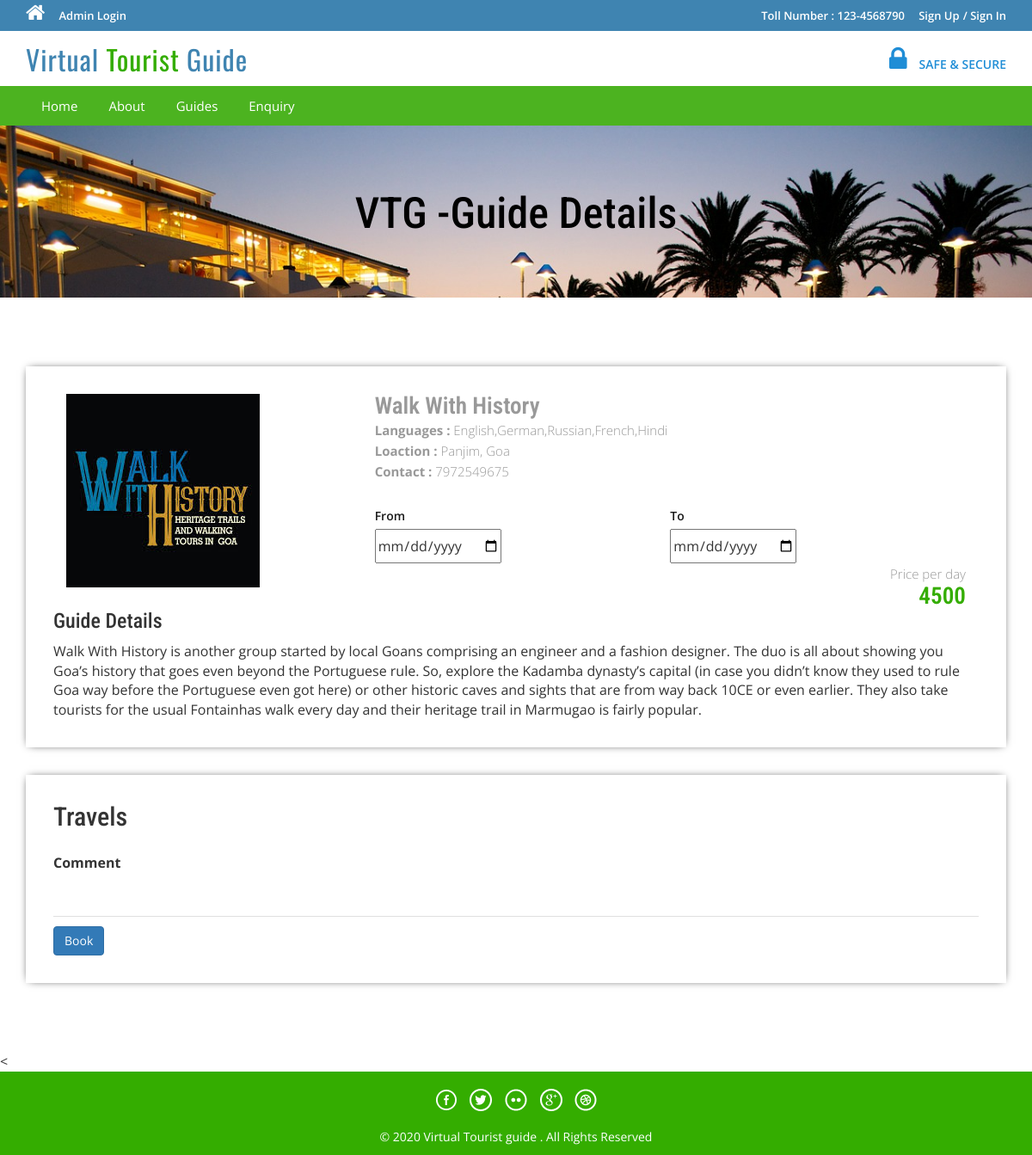
The page /guide-details.php?pkgid=10 on the database its author committed.
### tables this page shows
CREATE TABLE `tbltourpackages` (
  `PackageId` int(11) NOT NULL,
  `PackageName` varchar(200) DEFAULT NULL,
  `PackageType` varchar(150) DEFAULT NULL,
  `PackageLocation` varchar(100) DEFAULT NULL,
  `PackagePrice` int(11) DEFAULT NULL,
  `PackageFetures` varchar(255) DEFAULT NULL,
  `PackageDetails` mediumtext DEFAULT NULL,
  `PackageImage` varchar(100) DEFAULT NULL,
  `Creationdate` timestamp NULL DEFAULT current_timestamp(),
  `UpdationDate` timestamp NULL DEFAULT NULL ON UPDATE current_timestamp()
);

### guide-details.php (the view, shortened to what this page needs)
<?php
include('includes/config.php');
?>
<!DOCTYPE HTML>
<html>
<head>
<link href="css/bootstrap.css" rel='stylesheet' type='text/css' />
<link href="css/style.css" rel='stylesheet' type='text/css' />
<link href="css/font-awesome.css" rel="stylesheet">
<link href="css/animate.css" rel="stylesheet" type="text/css" media="all">
<link rel="stylesheet" href="css/jquery-ui.css" />
</head>
<body>
<?php include('includes/header.php');?>
<div class="banner-3">
	<div class="container">
		<h1 class="wow zoomIn animated animated" data-wow-delay=".5s" style="visibility: visible; animation-delay: 0.5s; animation-name: zoomIn; color: black"> VTG -Guide Details</h1>
	</div>
</div>
<div class="selectroom">
	<div class="container">
<?php
$pid=intval($_GET['pkgid']);
$sql = "SELECT * from tbltourpackages where PackageId=:pid";
$query = $dbh->prepare($sql);
$query -> bindParam(':pid', $pid, PDO::PARAM_STR);
$query->execute();
$results=$query->fetchAll(PDO::FETCH_OBJ);
if($query->rowCount() > 0)
{
foreach($results as $result)
{	?>
<form name="book" method="post">
		<div class="selectroom_top">
			<div class="col-md-4 selectroom_left wow fadeInLeft animated" data-wow-delay=".5s">
				<img src="admin/pacakgeimages/<?php echo htmlentities($result->PackageImage);?>" class="img-responsive" alt="">
			</div>
			<div class="col-md-8 selectroom_right wow fadeInRight animated" data-wow-delay=".5s">
				<h2><?php echo htmlentities($result->PackageName);?></h2>
				<p><b>Languages :</b> <?php echo htmlentities($result->PackageType);?></p>
				<p><b>Loaction :</b> <?php echo htmlentities($result->PackageLocation);?></p>
					<p><b>Contact :</b> <?php echo htmlentities($result->PackageFetures);?></p>
					<div class="ban-bottom">
				<div class="bnr-right">
				<label class="inputLabel">From</label>
				<input  type="date" placeholder="dd-mm-yyyy"  name="fromdate" required="">
			</div>
			<div class="bnr-right">
				<label class="inputLabel">To</label>
				<input   type="date" placeholder="dd-mm-yyyy" name="todate" required="">
			</div>
			</div>
				 <div class="grand">
					<p>Price per day</p>
					<h3><?php echo htmlentities($result->PackagePrice);?></h3>
				</div>
			</div>
		<h3>Guide Details</h3>
				<p style="padding-top: 1%"><?php echo htmlentities($result->PackageDetails);?> </p>
		</div>
		<div class="selectroom_top">
			<h2>Travels</h2>
			<div class="selectroom-info animated wow fadeInUp animated" data-wow-duration="1200ms" data-wow-delay="500ms" style="visibility: visible; animation-duration: 1200ms; animation-delay: 500ms; animation-name: fadeInUp; margin-top: -70px">
				<ul>
					<li class="spe">
						<label class="inputLabel">Comment</label>
						<input class="special" type="text" name="comment" required="">
					</li>
					<?php if($_SESSION['login'])
					{?>
						<li class="spe" align="center">
sa					<button type="submit" name="submit2" class="btn-primary btn">Book</button>
						</li>
						<?php } else {?>
							<li class="sigi" align="center" style="margin-top: 1%">
							<a href="#" data-toggle="modal" data-target="#myModal4" class="btn-primary btn" > Book</a></li>
							<?php } ?>
				</ul>
			</div>
		</div>
		</form>
<?php }} ?>
	</div>
</div>
<
<?php include('includes/footer.php');?>
</body>
</html>

### css/style.css (style rules this page uses)
html, body { font-size: 100%; background: #fff; font-family: 'Open Sans', sans-serif; }
body a,.grid_1,plan_1,plan_1.one,plan_1.two,i.icon1, i.icon2, i.icon3, i.icon4, i.icon5, i.icon6 { transition:0.5s all; -webkit-transition:0.5s all; -moz-transition:0.5s all; -o-transition:0.5s all; -ms-transition:0.5s all; }
h1,h2,h3,h4,h5,h6 { margin:0; font-family: 'Roboto Condensed', sans-serif; }
p { margin:0; }
ul { margin:0; padding:0; }
label { margin:0; }
.ban-top .inputLabel,.ban-bottom .inputLabel { display: block; font-weight: 600; font-size: 14px; margin-bottom: 5px; color: #191919; }
.bnr-right { float: left; width:50%; }
.ban-bottom { margin-top: 30px; }
.banner-3 { background: url(../images/6.jpg)no-repeat; background-size: cover; -webkit-background-size: cover; -o-background-size: cover; -ms-background-size: cover; -moz-background-size: cover; min-height:200px; }
.banner-3 h1 { font-size: 50px; margin-bottom: 40px; padding: 1.5em 0 0; text-align: center; color: #fff; }
.selectroom { padding: 5em 0 3em; }
.selectroom_top { padding: 2em; box-shadow: 0px 0px 10px -4px #000; margin-bottom: 2em; }
.grand { text-align: right; }
.selectroom_right h2 { font-size: 1.7em; color: #999; font-weight: 600; margin: 0; }
.selectroom_right h3 { font-size: 1.7em; font-weight: 600; color:#34ad00; }
.selectroom_right p { font-size: 15px; line-height: 1.6em; font-weight: 300; color: #999; }
.selectroom-info li { display: inline-block; float: left; }
.selectroom input[type="text"] { width: 92%; color: #9E9E9E; outline: none; font-size: 14px; padding: 10px 0px; border: none; border-bottom:1px solid rgba(0,0,0,.12); -webkit-appearance: none; margin-top: 10px; }
.selectroom-info ul { margin-top: 3em; }
li.spe { width: 100%; margin-top: 3em; }
li.spe input[type="text"] { width: 100%; }

### rows shown on the page
tbltourpackages: PackageImage (picture), PackageName "Walk With History", PackageType "English,German,Russian,French,Hindi", PackageLocation "Panjim, Goa", PackageFetures "7972549675", PackagePrice "4500", PackageDetails "Walk With History is another group started by local Goans comprising an engineer and a fashion designer. The duo is all about showing you Goa’s history that goes even beyond the Portuguese rule. So, explore the Kadamba dynasty’s capital (in case you didn’t know they used to rule Goa way before the Portuguese even got here) or other historic caves and sights that are from way back 10CE or even earlier. They also take tourists for the usual Fontainhas walk every day and their heritage trail in Marmugao is fairly popular."
